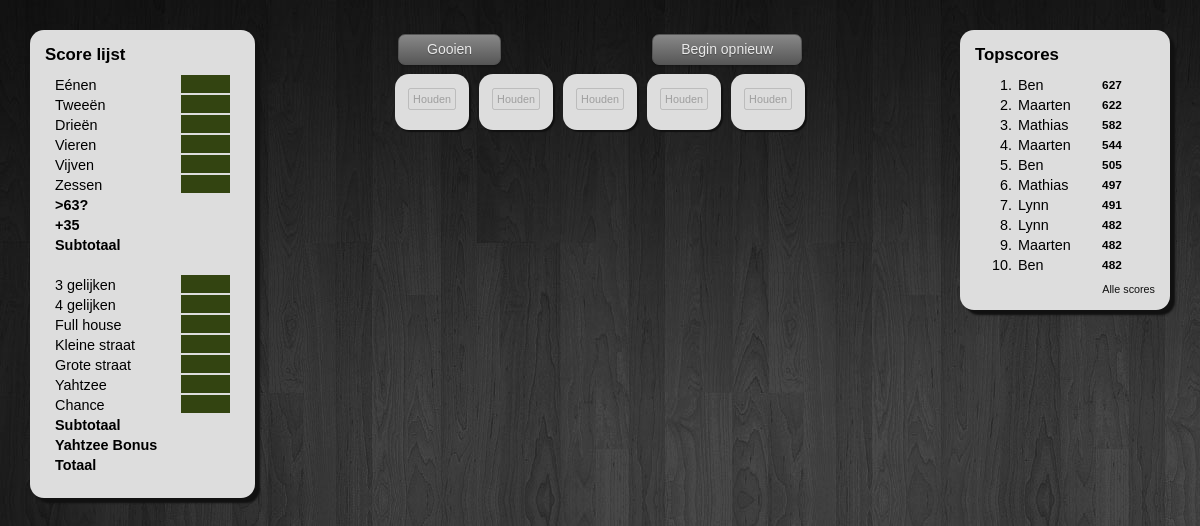
The page / on the database its author committed.
### tables this page shows
CREATE TABLE "scores" ("id" INTEGER PRIMARY KEY  AUTOINCREMENT  NOT NULL  UNIQUE , "naam" VARCHAR, "score" INTEGER);

### score.php (the view, shortened to what this page needs)
<?php
function connect(){
    $dsn = 'sqlite:yahtzee.sqlite';
    try {
        $db = new PDO($dsn);
    }catch(PDOException $e){
        echo $e->getMessage();
    }
    return $db;
}
function getScores($laatstBehaaldeScore = null){
    $dbh = connect();
    $sql = "SELECT naam,score FROM scores ORDER BY score DESC LIMIT 10";
	$i = 1;
	$r = '';
	$r .= '<table>';
    foreach ($dbh->query($sql) as $row){
        $naam = stripslashes(html_entity_decode($row['naam']));
        $score = $row['score'];
		$klasse = ($i==10) ? "id=\"laagsteScore\" " : "";
		$klasseVoorLaatstBehaaldeScore = ($score == $laatstBehaaldeScore) ? "class=\"spelersLaatstBehaaldeScore\" " : "";
		$r .= "<tr $klasseVoorLaatstBehaaldeScore>";
        $r .= "<td class='nummering'>$i.</td>";
        $r .= "<td class='namen'>".ucfirst($naam)."</td>";
        $r .= "<td class='topScoresSquare' $klasse>".$score."</td>";
        $r .= "</tr>";
		$i++;
    }
    $r .= "</table>";
	return $r;
}
$wat = isset($_GET['w']) ? $_GET['w'] : '';
$laatstBehaaldeScore = isset($_GET['s']) ? $_GET['s'] : '';
if($wat == 'post'){
    $newNaam = trim($_POST['naam']);
    $newScore = $_POST['score'];
	addScore($newNaam, $newScore);
} else if($wat == 'extra'){
	$r = '';
	$r .= getRestScores();
    echo $r;
} else{
	$r = '';
	$r .= getScores($laatstBehaaldeScore);
    echo $r;
}

### index.php (shortened to what this page needs)
<!DOCTYPE html>
<html>
<head>
    <link href="stijl.css" rel="stylesheet" type="text/css" />
</head>
<body>
    <div id="topscores">
    	<h3>Topscores</h3>
        <div id="topscoresText">
            <?php
            	include("score.php");
            ?>
            <a href="#" id="laatAlleScoresZien">Alle scores</a>
        </div>
    </div>
    <div id="dobbelStenenDiv">
        <div>
            <a class="button gray rechts" href="index.php">Begin opnieuw</a>
        </div>
        <div>
            <button class="button gray" id="throwButton">Gooien</button>
        </div>
        <div class="dice" id="dice1">
            <button disabled="disabled" class="holdButton" id="hold1">Houden</button>
        </div>
        <div class="dice" id="dice2">
            <button disabled="disabled" class="holdButton" id="hold2">Houden</button>
        </div>
        <div class="dice" id="dice3">
            <button disabled="disabled" class="holdButton" id="hold3">Houden</button>
        </div>
        <div class="dice" id="dice4">
            <button disabled="disabled" class="holdButton" id="hold4">Houden</button>
        </div>
        <div class="dice" id="dice5">
            <button disabled="disabled" class="holdButton" id="hold5">Houden</button>
        </div>
    </div>
    <div id="scoreTabel">
        <h3>Score lijst</h3>
        <table>
            <tr>
                <td>E&eacute;nen</td>
                <td class="scoreSquare" id="0"></td>
            </tr>
            <tr>
                <td>Twee&euml;n</td>
                <td class="scoreSquare" id="1"></td>
            </tr>
            <tr>
                <td>Drie&euml;n</td>
                <td class="scoreSquare" id="2"></td>
            </tr>
            <tr>
                <td>Vieren</td>
                <td class="scoreSquare" id="3"></td>
            </tr>
            <tr>
                <td>Vijven</td>
                <td class="scoreSquare" id="4"></td>
            </tr>
            <tr>
                <td>Zessen</td>
                <td class="scoreSquare" id="5"></td>
            </tr>
            <tr>
                <td class="bold">&gt;63?</td>
                <td class="totalSquare" id="sixtyThree"></td>
            </tr>
            <tr>
                <td class="bold">+35</td>
                <td class="totalSquare" id="extra"></td>
            </tr>
            <tr>
                <td class="bold">Subtotaal</td>
                <td class="totalSquare" id="subtotal"></td>
            </tr>
            <tr>
                <td>&nbsp;</td>
                <td>&nbsp;</td>
            </tr>
            <tr>
                <td>3 gelijken</td>
                <td class="scoreSquare" id="6"></td>
            </tr>
            <tr>
                <td>4 gelijken</td>
                <td class="scoreSquare" id="7"></td>
            </tr>
            <tr>
                <td>Full house</td>
                <td class="scoreSquare" id="8"></td>
            </tr>
            <tr>
                <td>Kleine straat</td>
                <td class="scoreSquare" id="9"></td>
            </tr>
            <tr>
                <td>Grote straat</td>
                <td class="scoreSquare" id="10"></td>
            </tr>
            <tr>
                <td>Yahtzee</td>
                <td class="scoreSquare" id="11"></td>
            </tr>
            <tr>
                <td>Chance</td>
                <td class="scoreSquare" id="12"></td>
            </tr>
            <tr>
                <td class="bold">Subtotaal</td>
                <td class="totalSquare" id="subtotal2"></td>
            </tr>
            <tr>
                <td class="bold">Yahtzee Bonus</td>
                <td class="totalSquare" id="yahtzeeBonus"></td>
            </tr>
            <tr id="totalScoreRow">
                <td class="bold">Totaal</td>
                <td class="totalSquare" id="totalScore"></td>
            </tr>
        </table>
    </div>
</body>
</html>

### stijl.css (style rules this page uses)
* { margin:0; padding:0; }
body { background: url(../../layout/wood.jpg); font:90% verdana, sans-serif; }
table { text-align:left; font-size: 100%; padding:8px; }
td { padding:2px 22px 0 0; min-width:27px; }
#dobbelStenenDiv { width:420px; margin: 30px auto 0; }
#scoreTabel { position:absolute; left:30px; top:30px; padding:15px; z-index:2; background-color: #ddd; -webkit-border-radius: 14px; -moz-border-radius: 14px; border-radius: 14px; -moz-box-shadow: 5px 5px 2px #111; -webkit-box-shadow: 5px 5px 2px #111; box-shadow: 5px 5px 2px #111; }
div#topscores { position:absolute; right: 30px; top: 30px; min-width: 180px; max-width: 260px; min-height: 69px; padding: 15px; z-index: 3; background-color: #ddd; -webkit-border-radius: 14px; -moz-border-radius: 14px; border-radius: 14px; -moz-box-shadow: 5px 5px 2px #111; -webkit-box-shadow: 5px 5px 2px #111; box-shadow: 5px 5px 2px #111; }
a#laatAlleScoresZien { font-size: 75%; color: #111; float: right; text-decoration: none; }
.scoreSquare { padding:0; text-align:center; color:#eee; background-color:#341; }
.totalSquare { padding:0; text-align:center; color:#111; font-weight:bold; }
.topScoresSquare { font-size: 82%; font-weight:bold; padding:2px 0 0; text-align:right; }
.nummering { text-align:right; padding:2px 4px 0 0; }
.namen { min-width: 70%; }
.holdButton { padding:3px; margin: 14px 0; font-size: 75%; }
.dice { text-align: center; width:72px; float:left; padding:0 1px 6px; margin:5px; background-color: #ddd; -webkit-border-radius: 14px; -moz-border-radius: 14px; border-radius: 14px; -moz-box-shadow: 2px 2px 1px #111; -webkit-box-shadow: 2px 2px 1px #111; box-shadow: 2px 2px 1px #111; }
.bold { font-weight: bold; }
.rechts { float:right; }
.button { display: inline-block; zoom: 1; *display: inline; vertical-align: baseline; margin: 4px 8px; outline: none; cursor: pointer; text-align: center; text-decoration: none; font: 14px/100% Arial, Helvetica, sans-serif; padding: .5em 2em .55em; text-shadow: 0 1px 1px rgba(0,0,0,.3); -webkit-border-radius: .5em; -moz-border-radius: .5em; border-radius: .5em; -webkit-box-shadow: 0 1px 2px rgba(0,0,0,.2); -moz-box-shadow: 0 1px 2px rgba(0,0,0,.2); box-shadow: 0 1px 2px rgba(0,0,0,.2); }
.gray { color: #e9e9e9; border: solid 1px #555; background: #6e6e6e; background: -webkit-gradient(linear, left top, left bottom, from(#888), to(#575757)); background: -moz-linear-gradient(top, #888, #575757); }

### rows shown on the page
scores: naam "Ben", score "627"
scores: naam "Maarten", score "622"
scores: naam "Mathias", score "582"
scores: naam "Maarten", score "544"
scores: naam "Ben", score "505"
scores: naam "Mathias", score "497"
scores: naam "Lynn", score "491"
scores: naam "Lynn", score "482"
scores: naam "Maarten", score "482"
scores: naam "Ben", score "482"
